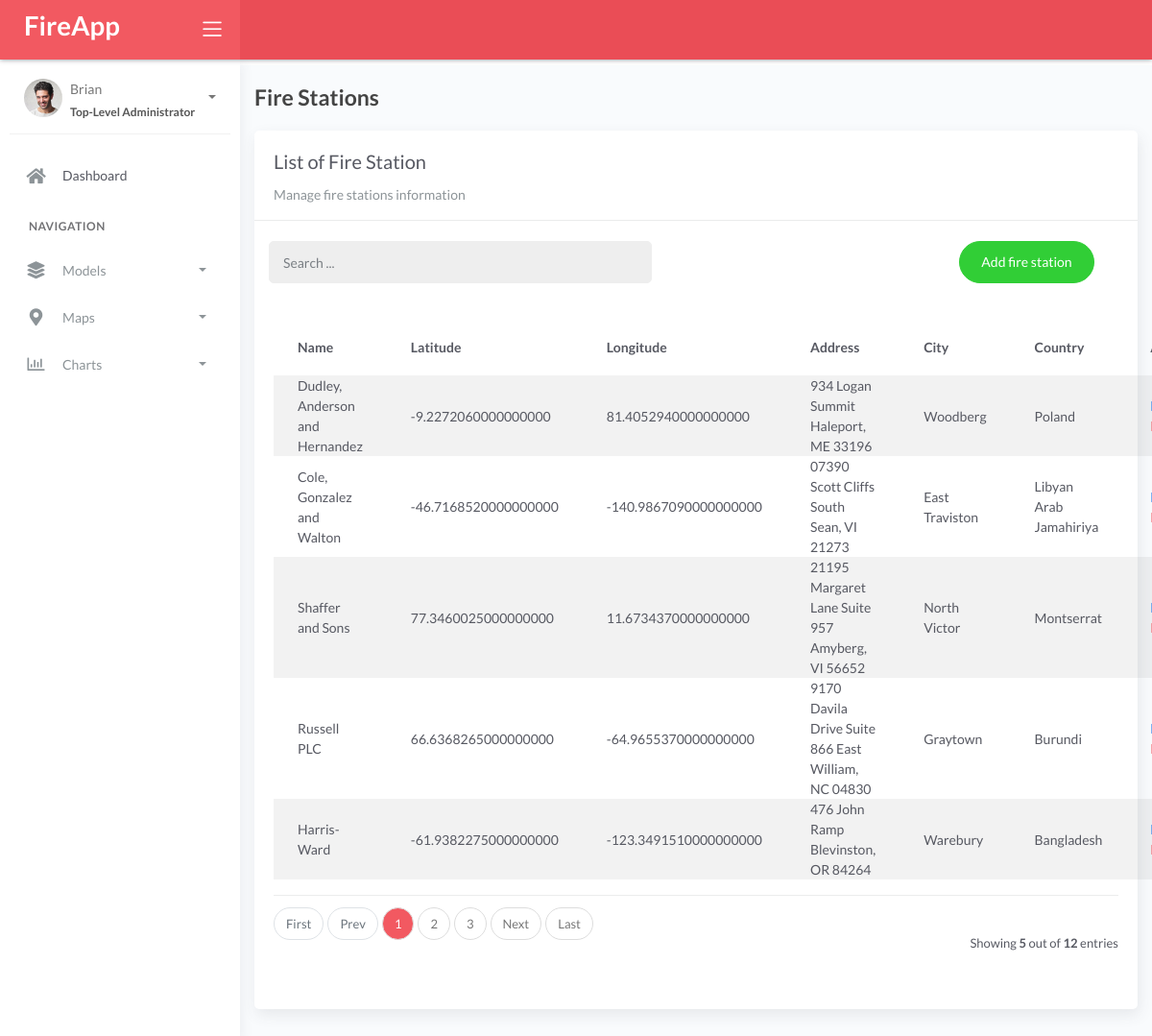
The page /firestation/ on the database its author committed.
### fire/models.py (models this page shows, shortened)
class BaseModel(models.Model):
    created_at = models.DateTimeField(auto_now_add=True, db_index=True)
    updated_at = models.DateTimeField(auto_now=True)
    class Meta:
        abstract = True

class FireStation(BaseModel):
    name = models.CharField(max_length=150)
    latitude = models.DecimalField(
        max_digits=22, decimal_places=16, null=True, blank=True)
    longitude = models.DecimalField(
        max_digits=22, decimal_places=16, null=True, blank=True)
    address = models.CharField(max_length=150)
    city = models.CharField(max_length=150)
    country = models.CharField(max_length=150)
    class Meta:
        verbose_name = 'Fire Station'

### fire/views.py (the view)
# urls.py: path('firestation/', views.FireStationList.as_view(), name='firestation'),
class FireStationList(ListView):
    model = FireStation
    context_object_name = 'firestation'
    template_name = 'firestation/list.html'
    paginate_by = 5
    def get_queryset(self, *args, **kwargs):
        qs = super().get_queryset(*args, **kwargs)
        if self.request.GET.get("q") != None:
            query = self.request.GET.get('q')
            qs = qs.filter(Q(name__icontains=query))
        return qs

### templates/firestation/list.html (shortened to what this page needs)
{% extends 'base.html' %} {% load static %} {% block content %}
<div class="content">
  <div class="container-fluid">
    <h4 class="page-title mt-4">Fire Stations</h4>
    <div class="row">
      <div class="col-md-12">
        <div class="card">
          <div class="card-header">
            <div class="card-title">List of Fire Station</div>
            <div class="card-category">Manage fire stations information</div>
          </div>
          <br />
          <div class="col-md-12 row">
            <div class="col-md-6">
              <form
                class="navbar-left navbar-form nav-search mr-md-3"
                action="{% url 'firestation' %}"
              >
                <div class="input-group">
                  <input
                    type="text"
                    placeholder="Search ..."
                    class="form-control"
                    name="q"
                    value="{{ request.GET.q }}"
                  />
                  <div class="input-group-append">
                    <span class="input-group-text">
                    </span>
                  </div>
                </div>
              </form>
            </div>
            <div class="col-md-6">
              <div class="pull-right">
                <a
                  href="{% url 'firestation-add' %}"
                  class="btn btn-success btn-rounded"
                  >Add fire station</a
                >
              </div>
            </div>
          </div>
          <div class="card-body">
            <table class="table table-striped mt-3">
              <thead>
                <tr>
                  <th scope="col">Name</th>
                  <th scope="col">Latitude</th>
                  <th scope="col">Longitude</th>
                  <th scope="col">Address</th>
                  <th scope="col">City</th>
                  <th scope="col">Country</th>
                  <th scope="col">Action</th>
                </tr>
              </thead>
              <tbody>
                {% for object in object_list %}
                <tr>
                  <td>{{ object.name }}</td>
                  <td>{{ object.latitude }}</td>
                  <td>{{ object.longitude }}</td>
                  <td>{{ object.address }}</td>
                  <td>{{ object.city }}</td>
                  <td>{{ object.country }}</td>
                  <td>
                  </td>
                </tr>
                {% endfor %}
              </tbody>
            </table>
            {% include 'includes/pagination.html' %}
          </div>
        </div>
      </div>
    </div>
  </div>
</div>
{% endblock %}

### rows shown on the page
FireStation: name "Dudley, Anderson and Hernandez", latitude "-9.2272060000000000", longitude "81.4052940000000000", address "934 Logan Summit Haleport, ME 33196", city "Woodberg", country "Poland"
FireStation: name "Cole, Gonzalez and Walton", latitude "-46.7168520000000000", longitude "-140.9867090000000000", address "07390 Scott Cliffs South Sean, VI 21273", city "East Traviston", country "Libyan Arab Jamahiriya"
FireStation: name "Shaffer and Sons", latitude "77.3460025000000000", longitude "11.6734370000000000", address "21195 Margaret Lane Suite 957 Amyberg, VI 56652", city "North Victor", country "Montserrat"
FireStation: name "Russell PLC", latitude "66.6368265000000000", longitude "-64.9655370000000000", address "9170 Davila Drive Suite 866 East William, NC 04830", city "Graytown", country "Burundi"
FireStation: name "Harris-Ward", latitude "-61.9382275000000000", longitude "-123.3491510000000000", address "476 John Ramp Blevinston, OR 84264", city "Warebury", country "Bangladesh"

### other values the page prints
{{ page_num }} "1"
{{ page_num }} "2" "3"
{{ object_list.count }} "5"
{{ paginator.count }} "12"
